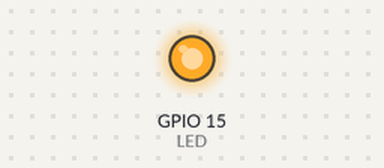
Simulated run of this sketch. Board: ESP32. Shown: output pins drawn as LEDs (lit = HIGH). What the sketch prints to the serial monitor is not drawn.

Above: at 1.5 s.
At 32.0 s:
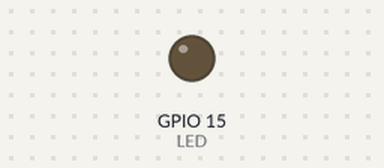
Timing chart, 0 to 80.3 s (numbered marks = the images above):
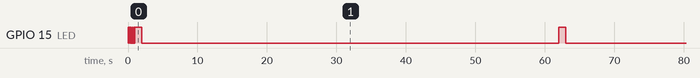

The sketch:

esp8266-standup-reminder.ino
```cpp
#define LED 15

#define SECOND 1000
#define MINUTE 60 * SECOND
#define HOUR 60 * MINUTE

#define ALARM_1 60
#define ALARM_2 120
#define SLEEP   180


void blink(int d) {
  digitalWrite(LED, HIGH);
  delay(d);
  digitalWrite(LED, LOW);
  delay(d);
}

void blinkRepeat(int nb, int d) {
  for(int i = 0; i < nb; i++) blink(d);
}

void setup() {
  Serial.begin(115200);
  Serial.println("Standup Reminder");
  pinMode(LED, OUTPUT);
  blinkRepeat(5, 100);
}

int state = 0;
int minutes = 0;

void loop() {
  Serial.printf("minutes: %i\n", minutes);
  if (state == 0) {
    if (minutes < ALARM_1) {
      Serial.println("blink one second");
      blink(SECOND);
      delay(MINUTE - SECOND);
    } else {
      Serial.println("set state 1");
      state = 1;
    }
  } else if (state == 1) {
    if (minutes < ALARM_2) {
      Serial.println("blink for one minute");
      blinkRepeat(30, SECOND);
    } else {
      Serial.println("set state 2");
      state = 2;
    }
  } else if (state == 2) {
     if (minutes < SLEEP) {
      Serial.println("turn on LED");
      digitalWrite(LED, HIGH);
      delay(MINUTE);
    } else {
      Serial.println("set state 3");
      state = 3;
    }
  } else if (state == 3) {
     Serial.println("state 3 - sleeping now");
     digitalWrite(LED, LOW);
     ESP.deepSleep(0);
  }
  minutes++;
}
```

Measured:
- by itself, GPIO 15 (LED): HIGH → LOW at 0.10 s, → HIGH 0.10 s later, → LOW 0.10 s later, → HIGH 0.10 s later, … (15 changes in this stretch)
